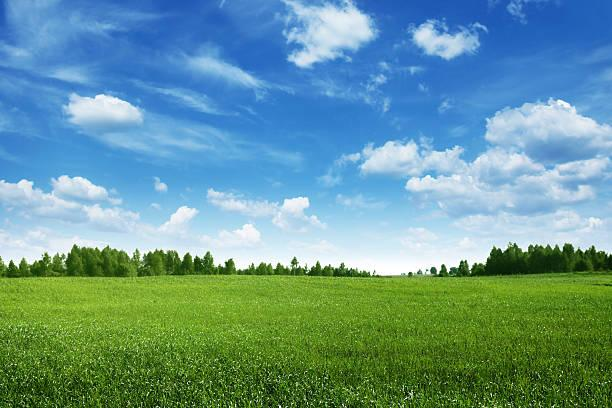
#> input picture zagovor4/data/travnik-uint8.jpeg, 612 x 408 px, found by its file name
$ python script.py
#> lines starting #> are read from the running program, lines starting #| are printed output that depends on the picture; after the words box and inside, x2 and y2 are one past the last pixel; in counts of white or black regions, pixels touching at a corner belong together
import numpy as np
import matplotlib.pyplot as plt
import os, sys
parent_dir = "/home/urban/Faks/Obdelava slik in videa/Vaje"
sys.path.append(parent_dir)
#from OSV_lib import

# Naloga 1:
if __name__ == "__main__":
    image = plt.imread("zagovor4/data/travnik-uint8.jpeg")
#> image is the input picture: shape (408, 612, 3); mean R, G, B 103.3, 151, 149.6
    plt.imshow(image)
    plt.show()

def normalize_image(iImage):
    normalized_image = iImage.astype(float) / iImage.max()
    return normalized_image

if __name__ == "__main__":
    normalized_image = normalize_image(image)
    plt.imshow(normalized_image)
    plt.show()
    print(normalized_image.max(), image.max())
#| 1.0 255
    print(normalized_image.min(), image.min())
#| 0.0 0
    # Preveri po korakih in natancno preberi navodila

# Naloga 2:
def rgb2hsv(iImageRGB):
    ri = iImageRGB[:, :, 0]
    gi = iImageRGB[:, :, 1]
    bi = iImageRGB[:, :, 2]

    vi = iImageRGB.max(axis=2) # Gledamo max po 3 dimenzji (barve)
    ci = vi - iImageRGB.min(axis=2)
    li = vi - ci / 2

    hi = np.zeros_like(vi)
    hi[vi == ri] = 60 * (gi[vi == ri] - bi[vi == ri]) / ci[vi == ri]
    hi[vi == gi] = 60 * (2 + (bi[vi == gi] - ri[vi == gi]) / ci[vi == gi])
    hi[vi == bi] = 60 * (4 + (ri[vi == bi] - gi[vi == bi]) / ci[vi == bi])
    hi[ci == 0] = 0
#> hi: shape (408, 612) float64; min -54, max 300, mean 163.1

    si = np.zeros_like(vi)
    si = ci / vi
    si[vi == 0] = 0

    hsv_image = np.stack((hi, si, vi), axis=2)

    return hsv_image


if __name__ == "__main__":
    hsv_image = rgb2hsv(normalize_image(image))
    plt.imshow(hsv_image)
    plt.show()


# Naloga 3:
if __name__ == "__main__":
    h_slice = hsv_image[:, :, 0].copy()
    s_slice = hsv_image[:, :, 1]
    v_slice = hsv_image[:, :, 2]

    #plt.imshow(h_slice)
    #plt.show()
    h_slice[h_slice < 100] = h_slice[h_slice < 100] / 2
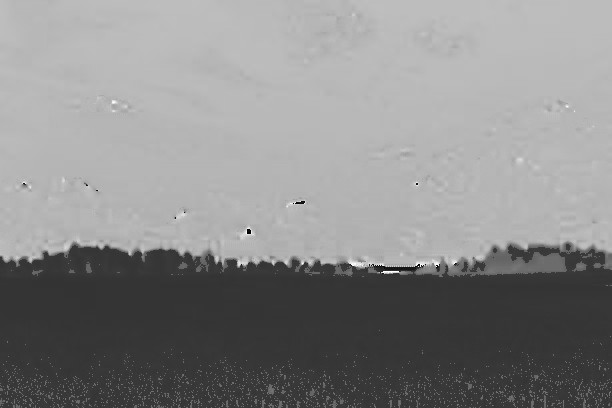
#> h_slice: shape (408, 612) float64; min -27, max 300, mean 148.2; drawn with min black and max white
    #plt.imshow(h_slice)
    #plt.show()

    img_hsv_transformed = np.stack((h_slice, s_slice, v_slice), axis=2)
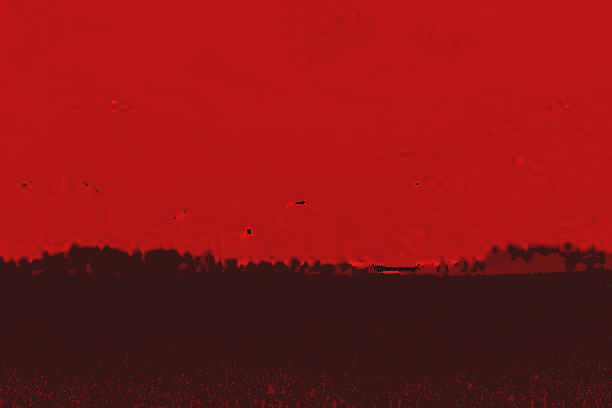
#> img_hsv_transformed: shape (408, 612, 3) float64; mean R, G, B 148.2, 0.6, 0.7; drawn with min black and max white

    plt.imshow(img_hsv_transformed)
    plt.show()

    #plt.imshow(img_hsv_transformed - hsv_image)

    print(np.array_equal(hsv_image, img_hsv_transformed)) # Ce je true smo nekaj naredili narobe (slike sta iste)
#| False

# Naloga 4:
def hsv2rgb(hsvImage):
    hi = hsvImage[:, :, 0]
    si = hsvImage[:, :, 1]
    vi = hsvImage[:, :, 2]

    ci = si * vi
    hi_hat = hi / 60
    xi = ci * (1 - np.abs(hi_hat % 2 - 1))

    ri = np.zeros_like(hi)
    gi = np.zeros_like(hi)
    bi = np.zeros_like(hi)

    ri[(0 <= hi_hat) & (hi_hat < 1)] = ci[(0 <= hi_hat) & (hi_hat < 1)]
    gi[(0 <= hi_hat) & (hi_hat < 1)] = xi[(0 <= hi_hat) & (hi_hat < 1)]

    ri[(1 <= hi_hat) & (hi_hat < 2)] = xi[(1 <= hi_hat) & (hi_hat < 2)]
    gi[(1 <= hi_hat) & (hi_hat < 2)] = ci[(1 <= hi_hat) & (hi_hat < 2)]

    gi[(2 <= hi_hat) & (hi_hat < 3)] = ci[(2 <= hi_hat) & (hi_hat < 3)]
#> gi: shape (408, 612) float64; min 0, max 0.561, mean 0.128
    bi[(2 <= hi_hat) & (hi_hat < 3)] = xi[(2 <= hi_hat) & (hi_hat < 3)]

    gi[(3 <= hi_hat) & (hi_hat < 4)] = xi[(3 <= hi_hat) & (hi_hat < 4)]
    bi[(3 <= hi_hat) & (hi_hat < 4)] = ci[(3 <= hi_hat) & (hi_hat < 4)]
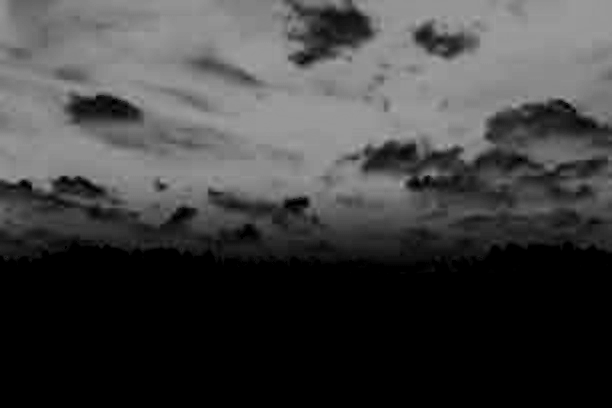
#> bi: shape (408, 612) float64; min 0, max 0.643, mean 0.253

    ri[(4 <= hi_hat) & (hi_hat < 5)] = xi[(4 <= hi_hat) & (hi_hat < 5)]
#> ri: shape (408, 612) float64; min 0, max 0.388, mean 0.0719
    bi[(4 <= hi_hat) & (hi_hat < 5)] = ci[(4 <= hi_hat) & (hi_hat < 5)]
#> bi: shape (408, 612) float64; 0.16% of pixels changed, all inside (x1, y1, x2, y2) = (22, 100, 594, 274)

    ri[(5 <= hi_hat) & (hi_hat < 6)] = ci[(5 <= hi_hat) & (hi_hat < 6)]
#> ri: shape (408, 612) float64; min 0, max 0.388, mean 0.0719
    bi[(5 <= hi_hat) & (hi_hat < 6)] = xi[(5 <= hi_hat) & (hi_hat < 6)]
#> bi: shape (408, 612) float64; min 0, max 0.643, mean 0.253

    m = vi - ci
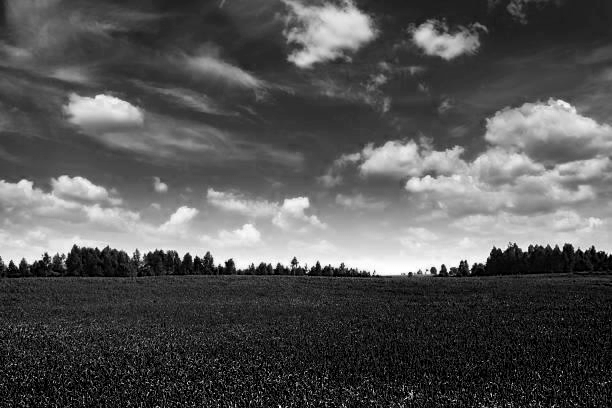
#> m: shape (408, 612) float64; min 0, max 1, mean 0.333

    rgbImage = np.stack((ri + m, gi + m, bi + m), axis=2)

    return rgbImage


if __name__ == "__main__":
    rgb_image = hsv2rgb(hsv_image)
    plt.imshow(rgb_image)
    plt.show()

    rgb_image2 = hsv2rgb(img_hsv_transformed)
#> in hsv2rgb (call 2), `ri[(1 <= hi_hat) & (hi_hat < 2)] = xi[(1 <= hi_hat) & (hi_hat < 2)]`: ri: shape (408, 612) float64; min 0, max 0.561, mean 0.125
#> in hsv2rgb (call 2), `gi[(1 <= hi_hat) & (hi_hat < 2)] = ci[(1 <= hi_hat) & (hi_hat < 2)]`:
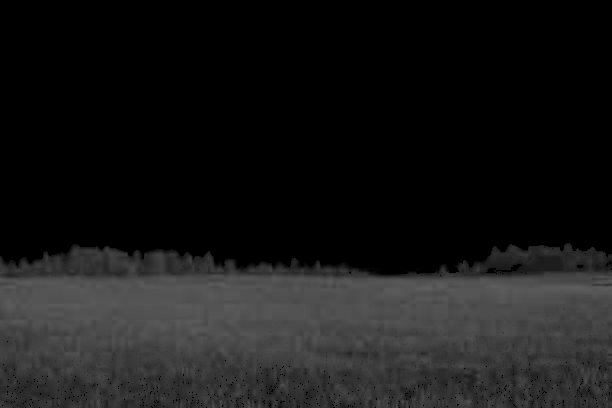
#> gi: shape (408, 612) float64; min 0, max 0.371, mean 0.0916
#> in hsv2rgb (call 2), `gi[(2 <= hi_hat) & (hi_hat < 3)] = ci[(2 <= hi_hat) & (hi_hat < 3)]`: gi: shape (408, 612) float64; 0.83% of pixels changed, all inside (x1, y1, x2, y2) = (2, 102, 612, 408)
#> in hsv2rgb (call 2), `gi[(3 <= hi_hat) & (hi_hat < 4)] = xi[(3 <= hi_hat) & (hi_hat < 4)]`:
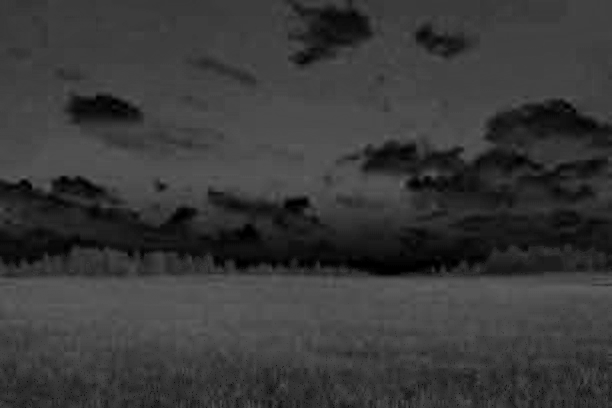
#> gi: shape (408, 612) float64; min 0, max 0.392, mean 0.223
#> in hsv2rgb (call 2), `ri[(4 <= hi_hat) & (hi_hat < 5)] = xi[(4 <= hi_hat) & (hi_hat < 5)]`: ri: shape (408, 612) float64; min 0, max 0.561, mean 0.125
#> in hsv2rgb (call 2), `ri[(5 <= hi_hat) & (hi_hat < 6)] = ci[(5 <= hi_hat) & (hi_hat < 6)]`: ri: shape (408, 612) float64; min 0, max 0.561, mean 0.125
#> in hsv2rgb (call 2), `rgbImage = np.stack((ri + m, gi + m, bi + m), axis=2)`:
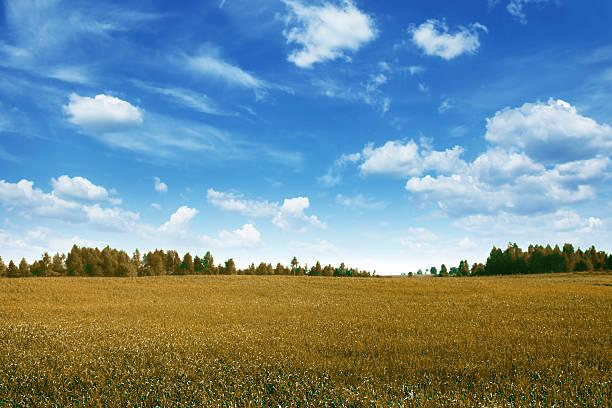
#> rgbImage: shape (408, 612, 3) float64; mean of channels 0, 1, 2 0.458, 0.557, 0.587; drawn as R, G, B
    plt.imshow(rgb_image2)
    plt.show()
